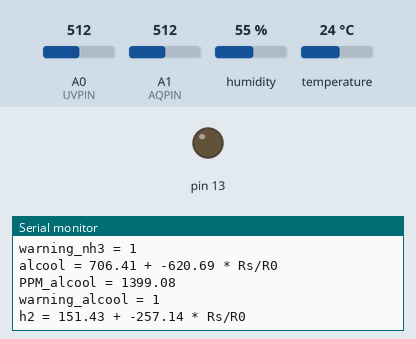
Recording of a sketch running on a simulated Arduino Uno, built with avr-gcc and run on an emulated ATmega328P. On the bench: output pins drawn as LEDs (lit = HIGH), the last lines printed to the serial monitor. Inputs (shaded band) come from the test bench; at power-on: A0 (UVPIN) = 512, A1 (AQPIN) = 512, humidity 55 %, temperature 24 °C.

Above: at 4.4 s.
4.5 s: A0 (UVPIN) set to 12
At 5.79 s:
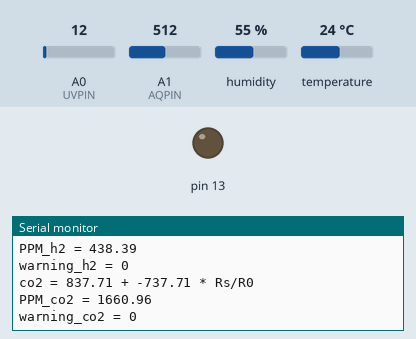
12.2 s: A0 (UVPIN) set to 9
15.4 s: A1 (AQPIN) set to 283
At 17.62 s:
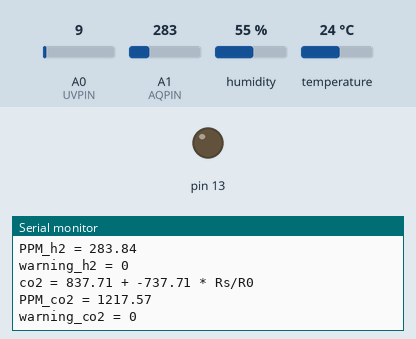
23.1 s: A1 (AQPIN) set to 261
At 25.51 s:
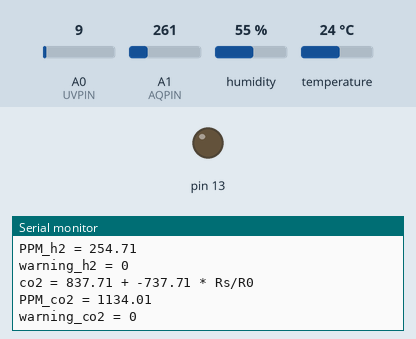
Timing chart, 0 to 27.0 s (numbered marks = the images above; inputs shaded):
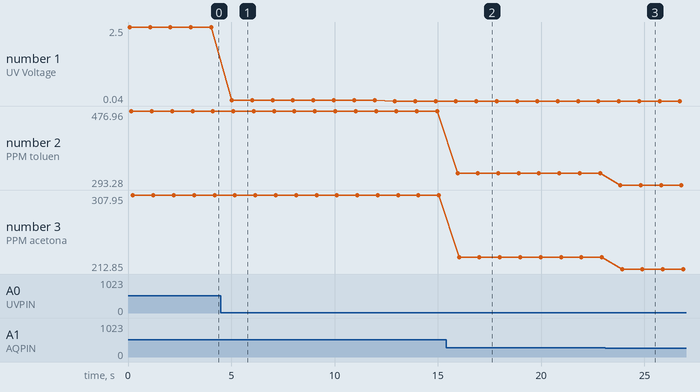

The sketch:

Aprox_Complet.ino
```cpp
#include "Arduino.h"
#include <SoftwareSerial.h>
#include <Wire.h>
#include <SPI.h>
#include <DHT.h>;
#define USE_ARDUINO_INTERRUPTS true    // Set-up low-level interrupts for most acurate BPM maths.
#include <PulseSensorPlayground.h>

//Bluetooth module
const byte rxPin = 8;
const byte txPin = 9;
SoftwareSerial BTSerial(rxPin, txPin); // RX tX

// Senzorul UV
#define UVPIN A0 // definim pinul analog A0 ca pin de intrare de la senzorul UV
int uvSensorValue, uvIndex; // variabilele folosite pentru citirea pinului UVPIN
float uvVoltage, uvVoltageInmV; // variabilele de tranformare din semnal analogin in volti si mili-volti

// Senzor de temperatura si umiditate
#define DHTPIN 2 // la ce pin suntem conectați
#define DHTTYPE DHT22 // DHT 22 (AM2302)
DHT dht(DHTPIN, DHTTYPE); // Inițializarea senzorul DHT pentru Arduino la 16 MHz
// Variabile
float humidity; //Stochează valoarea umidității
float temperature; //Stochează valoarea temperaturii

//Pulse sensor
const int PulseWire = 2;       // PulseSensor PURPLE WIRE connected to ANALOG PIN 2
const int LED13 = 13;          // The on-board Arduino LED, close to PIN 13.
int Threshold = 520;           // Determine which Signal to "count as a beat" and which to ignore.
                               // Use the "Getting Started Project" to fine-tune Threshold Value beyond default setting.
                               // Other
PulseSensorPlayground pulseSensor;  // Creates an instance of the PulseSensorPlayground object called "pulseSensor

//MQ-135 Gas Sensor
#define AQPIN A1 // what pin we're connected to
int aqSensorValue;
int R0 = 538;
int R2 = 1000;
float RS;
float aqVoltage;
float x1, x2;
float PPM_toluen, PPM_acetona, PPM_nh3, PPM_alcool, PPM_h2, PPM_co2;
float y1_toluen, y1_acetona, y1_nh3, y1_alcool, y1_h2, y1_co2;
float y2_toluen, y2_acetona, y2_nh3, y2_alcool, y2_h2, y2_co2;
float c1_toluen, c1_acetona, c1_nh3, c1_alcool, c1_h2, c1_co2;
float c2_toluen, c2_acetona, c2_nh3, c2_alcool, c2_h2, c2_co2;
int warning_toluen, warning_acetona, warning_nh3, warning_alcool, warning_h2, warning_co2;

void setup() {
  pinMode(rxPin, INPUT);
  pinMode(txPin, OUTPUT);
  BTSerial.begin(9600);
  Serial.begin(9600);
  dht.begin();
  //BTSerial.println("Test BT");
  //Serial.println("Test Serial Monitor");

  // Configure the PulseSensor object, by assigning our variables to it.
  pulseSensor.analogInput(PulseWire);
  pulseSensor.blinkOnPulse(LED13);       //auto-magically blink Arduino's LED with heartbeat.
  pulseSensor.setThreshold(Threshold);
  // Double-check the "pulseSensor" object was created and "began" seeing a signal.
  pulseSensor.begin();

  delay(20);
}

void loop() {
  //Temperatura și umiditatea
  //Citirea datelor și stocarea în variabilele hum și temp
  humidity = dht.readHumidity();
  temperature = dht.readTemperature();
  //Transmiterea valorile de temperatură și umiditate prin modulul bluetooth
  BTSerial.print(temperature);
  BTSerial.print(" ");
  BTSerial.print(humidity);
  BTSerial.print(" ");


  Serial.print("Humidity: ");
  Serial.print(humidity);
  Serial.print(" %, Temperature: ");
  Serial.print(temperature);
  Serial.println(";");


  //UV Level
  //5 volts / 1024 units or, 0.0049 volts (4.9 mV) per unit -> 500mV/unit
  uvSensorValue = analogRead(UVPIN);
  // Convert the analog reading (which goes from 0 - 1023) to a voltage (0 - 5V):
  uvVoltage = uvSensorValue * (5.0 / 1023.0);
  uvVoltageInmV = uvVoltage * 1000;

  Serial.print("UV Voltage: ");
  Serial.println(uvVoltage);

  Serial.print("UV Index: ");
  if (uvVoltageInmV < 50) {
    uvIndex = 0;
    Serial.print(uvIndex);
    Serial.println(" - Grey");
  } else if (uvVoltageInmV < 227) {
    uvIndex = 1;
    Serial.print(uvIndex);
    Serial.println(" - Green");
  } else if (uvVoltageInmV < 318) {
    uvIndex = 2;
    Serial.print(uvIndex);
    Serial.println(" - Green");
  } else if (uvVoltageInmV < 408) {
    uvIndex = 3;
    Serial.print(uvIndex);
    Serial.println(" - Yellow");
  } else if (uvVoltageInmV < 503) {
    uvIndex = 4;
    Serial.print(uvIndex);
    Serial.println(" - Yellow");
  } else if (uvVoltageInmV < 606) {
    uvIndex = 5;
    Serial.print(uvIndex);
    Serial.println(" - Yellow");
  } else if (uvVoltageInmV < 696) {
    uvIndex = 6;
    Serial.print(uvIndex);
    Serial.println(" - Yellow");
  } else if (uvVoltageInmV < 795) {
    uvIndex = 7;
    Serial.print(uvIndex);
    Serial.println(" - Yellow");
  } else if (uvVoltageInmV < 881) {
    uvIndex = 8;
    Serial.print(uvIndex);
    Serial.println(" - Red");
  } else if (uvVoltageInmV < 976) {
    uvIndex = 9;
    Serial.print(uvIndex);
    Serial.println(" - Red");
  } else if (uvVoltageInmV < 1079) {
    uvIndex = 10;
    Serial.print(uvIndex);
    Serial.println(" - Red");
  } else {
    uvIndex = 11;
    Serial.print(uvIndex);
    Serial.println(" - Purple");
  }
  BTSerial.print(uvIndex);
  BTSerial.print(" ");
  //delay(500); // Response time: 0.5 Second


  //Air Quality

  BTSerial.print("AirQuality");
  BTSerial.print(" ");

  aqSensorValue = analogRead(AQPIN);
  aqVoltage = aqSensorValue * (5.0 / 1023.0);
  RS = R2 * (1-aqVoltage);
  RS = RS/aqVoltage;

  x1 = 10;
  x2 = 100;

  //Toluen
  y1_toluen  = 0.7;
  y2_toluen  = 0.35;
  c1_toluen  = constanta1(x1, x2, y1_toluen, y2_toluen);
  c2_toluen  = constanta2(x1, x2, y1_toluen, y2_toluen);

  Serial.print("Toluen = ");
  Serial.print(c2_toluen);
  Serial.print(" + ");
  Serial.print(c1_toluen);
  Serial.println(" * Rs/R0");

  PPM_toluen = c2_toluen  + c1_toluen  *  (RS/R0);
  Serial.print("PPM_toluen = ");
  Serial.println(PPM_toluen);
  if (PPM_toluen > 50){
    warning_toluen = 1;
  } else {
    warning_toluen = 0;
  }
  Serial.print("warning_toluen = ");
  Serial.println(warning_toluen);

  BTSerial.print(PPM_toluen);
  BTSerial.print(" ");

  //Acetona
  y1_acetona  = 1.122;
  y2_acetona  = 0.446;
  c1_acetona  = constanta1(x1, x2, y1_acetona, y2_acetona);
  c2_acetona  = constanta2(x1, x2, y1_acetona, y2_acetona);

  Serial.print("Acetona = ");
  Serial.print(c2_acetona);
  Serial.print(" + ");
  Serial.print(c1_acetona);
  Serial.println(" * Rs/R0");

  PPM_acetona = c2_acetona  + c1_acetona  *  (RS/R0);
  Serial.print("PPM_acetona = ");
  Serial.println(PPM_acetona);
  if (PPM_acetona > 500){
    warning_acetona = 1;
  } else {
    warning_acetona = 0;
  }
  Serial.print("warning_acetona = ");
  Serial.println(warning_acetona);

  BTSerial.print(PPM_acetona);
  BTSerial.print(" ");

  //NH3
  y1_nh3  = 0.7;
  y2_nh3  = 0.25;
  c1_nh3  = constanta1(x1, x2, y1_nh3, y2_nh3);
  c2_nh3 = constanta2(x1, x2, y1_nh3, y2_nh3);

  Serial.print("NH3 = ");
  Serial.print(c2_nh3);
  Serial.print(" + ");
  Serial.print(c1_nh3);
  Serial.println(" * Rs/R0");

  PPM_nh3 = c2_nh3  + c1_nh3  *  (RS/R0);
  Serial.print("PPM_nh3 = ");
  Serial.println(PPM_nh3);
  if (PPM_nh3 > 20){
    warning_nh3 = 1;
  } else {
    warning_nh3 = 0;
  }
  Serial.print("warning_nh3 = ");
  Serial.println(warning_nh3);

  BTSerial.print(PPM_nh3);
  BTSerial.print(" ");

  //Alcool
  y1_alcool  = 1.122;
  y2_alcool  = 0.977;
  c1_alcool  = constanta1(x1, x2, y1_alcool, y2_alcool);
  c2_alcool  = constanta2(x1, x2, y1_alcool, y2_alcool);

  Serial.print("alcool = ");
  Serial.print(c2_alcool);
  Serial.print(" + ");
  Serial.print(c1_alcool);
  Serial.println(" * Rs/R0");

  PPM_alcool = c2_alcool  + c1_alcool  *  (RS/R0);
  Serial.print("PPM_alcool = ");
  Serial.println(PPM_alcool);
  if (PPM_alcool > 400){
    warning_alcool = 1;
  } else {
    warning_alcool = 0;
  }
  Serial.print("warning_alcool = ");
  Serial.println(warning_alcool);

  BTSerial.print(PPM_alcool);
  BTSerial.print(" ");

  //h2
  y1_h2  = 0.55;
  y2_h2  = 0.2;
  c1_h2  = constanta1(x1, x2, y1_h2, y2_h2);
  c2_h2  = constanta2(x1, x2, y1_h2, y2_h2);

  Serial.print("h2 = ");
  Serial.print(c2_h2);
  Serial.print(" + ");
  Serial.print(c1_h2);
  Serial.println(" * Rs/R0");

  PPM_h2 = c2_h2  + c1_h2  *  (RS/R0);
  Serial.print("PPM_h2 = ");
  Serial.println(PPM_h2);
  if (PPM_h2 > 4100){
    warning_h2 = 1;
  } else {
    warning_h2 = 0;
  }
  Serial.print("warning_h2 = ");
  Serial.println(warning_h2);

  BTSerial.print(PPM_h2);
  BTSerial.print(" ");

  //co2
  y1_co2  = 1.122;
  y2_co2  = 1;
  c1_co2  = constanta1(x1, x2, y1_co2, y2_co2);
  c2_co2  = constanta2(x1, x2, y1_co2, y2_co2);

  Serial.print("co2 = ");
  Serial.print(c2_co2);
  Serial.print(" + ");
  Serial.print(c1_co2);
  Serial.println(" * Rs/R0");

  PPM_co2 = c2_co2  + c1_co2  *  (RS/R0);
  Serial.print("PPM_co2 = ");
  Serial.println(PPM_co2);
  if (PPM_co2 > 5000){
    warning_co2 = 1;
  } else {
    warning_co2 = 0;
  }
  Serial.print("warning_co2 = ");
  Serial.println(warning_co2);

  BTSerial.print(PPM_co2);
  BTSerial.print(";");
  delay(500);

  //delay(1); // timp de asteptare intre citiri pentru stabilitate


  //delay(2000);
  //Pulse
  /*
  int myBPM = pulseSensor.getBeatsPerMinute();  // Calls function on our pulseSensor object that returns BPM as an "int".
                                               // "myBPM" hold this BPM value now.
  //if (pulseSensor.sawStartOfBeat()) {            // Constantly test to see if "a beat happened".
    Serial.print("BPM: ");                        // Print phrase "BPM: "
    Serial.println(myBPM);                        // Print the value inside of myBPM.
  //}
  Serial.println("New BBM: ");
  Serial.println(analogRead(2));
  delay(10);
  */


}

float constanta1(float x1, float x2, float y1, float y2) {
  float A = (y2 - y1)/(x2 - x1);
  float c1 = 1 / A;
  return c1;
}

float constanta2(float x1, float x2, float y1, float y2) {
  float A = (y2 - y1)/(x2 - x1);
  float c2 = x1 - y1 / A;
  return c2;
}
```

Measured:
- after the input at 4.5 s, the serial monitor: prints a new line after 0.52 s (image 1)
- after the input at 15.4 s, the serial monitor: prints a new line after 0.55 s (image 2)
- after the input at 23.1 s, the serial monitor: prints a new line after 0.74 s (image 3)
- plotted number 1: 2.5 → 0.06 after the input at 4.5 s, 0.06 → 0.04 after the input at 12.2 s
- plotted number 2: 476.96 → 322.41 after the input at 15.4 s, 322.41 → 293.28 after the input at 23.1 s
- plotted number 3: 307.95 → 227.93 after the input at 15.4 s, 227.93 → 212.85 after the input at 23.1 s
